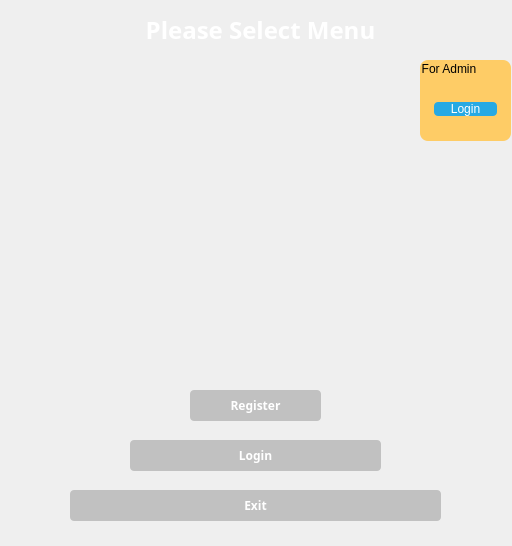
<?xml version="1.0" encoding="UTF-8"?>
<ui version="4.0">
 <class>MainWindow</class>
 <widget class="QMainWindow" name="MainWindow">
  <property name="geometry">
   <rect>
    <x>0</x>
    <y>0</y>
    <width>512</width>
    <height>546</height>
   </rect>
  </property>
  <property name="sizePolicy">
   <sizepolicy hsizetype="Preferred" vsizetype="Preferred">
    <horstretch>0</horstretch>
    <verstretch>0</verstretch>
   </sizepolicy>
  </property>
  <property name="minimumSize">
   <size>
    <width>512</width>
    <height>546</height>
   </size>
  </property>
  <property name="maximumSize">
   <size>
    <width>512</width>
    <height>546</height>
   </size>
  </property>
  <property name="windowTitle">
   <string>MainWindow</string>
  </property>
  <property name="styleSheet">
   <string notr="true">#centralWidget{
border-image:url(:/images/light-lines.png)}

</string>
  </property>
  <widget class="QWidget" name="centralWidget">
   <widget class="QLabel" name="topPanel">
    <property name="geometry">
     <rect>
      <x>-50</x>
      <y>-10</y>
      <width>631</width>
      <height>61</height>
     </rect>
    </property>
    <property name="styleSheet">
     <string notr="true">#topPanel{
border-image:url(:/images/lilac-gray.png);
}
</string>
    </property>
    <property name="text">
     <string/>
    </property>
   </widget>
   <widget class="QLabel" name="label">
    <property name="geometry">
     <rect>
      <x>-20</x>
      <y>10</y>
      <width>561</width>
      <height>41</height>
     </rect>
    </property>
    <property name="font">
     <font>
      <family>AXIS</family>
      <pointsize>13</pointsize>
      <weight>75</weight>
      <italic>false</italic>
      <bold>true</bold>
     </font>
    </property>
    <property name="text">
     <string>&lt;html&gt;&lt;head/&gt;&lt;body&gt;&lt;p align=&quot;center&quot;&gt;&lt;span style=&quot; font-size:18pt; color:#ffffff;&quot;&gt;Please Select Menu&lt;/span&gt;&lt;/p&gt;&lt;/body&gt;&lt;/html&gt;</string>
    </property>
   </widget>
   <widget class="QGroupBox" name="groupBox_2">
    <property name="geometry">
     <rect>
      <x>420</x>
      <y>60</y>
      <width>91</width>
      <height>81</height>
     </rect>
    </property>
    <property name="styleSheet">
     <string notr="true">#groupBox_2{
background:rgb(254, 204, 102);
border-radius:8px;
}</string>
    </property>
    <property name="title">
     <string>For Admin</string>
    </property>
    <layout class="QVBoxLayout" name="verticalLayout_3">
     <item>
      <widget class="QPushButton" name="pushButton_7">
       <property name="styleSheet">
        <string notr="true">#pushButton_7{
color:white;
background-color:#27a9e3;
border-width:0px;
border-radius:4px;
}
#pushButton_7:hover{
background-color:#FF0000;
}
</string>
       </property>
       <property name="text">
        <string>Login</string>
       </property>
      </widget>
     </item>
    </layout>
   </widget>
   <widget class="QPushButton" name="pushButton">
    <property name="geometry">
     <rect>
      <x>190</x>
      <y>390</y>
      <width>131</width>
      <height>31</height>
     </rect>
    </property>
    <property name="font">
     <font>
      <family>AXIS</family>
      <weight>75</weight>
      <bold>true</bold>
     </font>
    </property>
    <property name="styleSheet">
     <string notr="true">#pushButton{
color:white;
background-color:#C1C1C1;
border-width:0px;
border-radius:4px;
}
#pushButton:hover{
background-color:#EC4F1B;
}
</string>
    </property>
    <property name="text">
     <string>Register</string>
    </property>
   </widget>
   <widget class="QPushButton" name="pushButton_2">
    <property name="geometry">
     <rect>
      <x>130</x>
      <y>440</y>
      <width>251</width>
      <height>31</height>
     </rect>
    </property>
    <property name="font">
     <font>
      <family>AXIS</family>
      <weight>75</weight>
      <bold>true</bold>
     </font>
    </property>
    <property name="styleSheet">
     <string notr="true">#pushButton_2{
color:white;
background-color:#C1C1C1;
border-width:0px;
border-radius:4px;
}
#pushButton_2:hover{
background-color:#EC4F1B;
}
</string>
    </property>
    <property name="text">
     <string>Login</string>
    </property>
   </widget>
   <widget class="QPushButton" name="ExitBtn">
    <property name="geometry">
     <rect>
      <x>70</x>
      <y>490</y>
      <width>371</width>
      <height>31</height>
     </rect>
    </property>
    <property name="font">
     <font>
      <family>AXIS</family>
      <weight>75</weight>
      <bold>true</bold>
     </font>
    </property>
    <property name="styleSheet">
     <string notr="true">#ExitBtn{
color:white;
background-color:#C1C1C1;
border-width:0px;
border-radius:4px;
}
#ExitBtn:hover{
background-color:#EC4F1B;
}
</string>
    </property>
    <property name="text">
     <string>Exit</string>
    </property>
   </widget>
   <widget class="QLabel" name="label_2">
    <property name="geometry">
     <rect>
      <x>90</x>
      <y>70</y>
      <width>331</width>
      <height>321</height>
     </rect>
    </property>
    <property name="minimumSize">
     <size>
      <width>331</width>
      <height>321</height>
     </size>
    </property>
    <property name="styleSheet">
     <string notr="true">#label_2{
border-image:url(:/images/icon_warehouse.png);
}

</string>
    </property>
    <property name="text">
     <string/>
    </property>
   </widget>
  </widget>
 </widget>
 <layoutdefault spacing="6" margin="11"/>
 <resources/>
 <connections/>
</ui>
